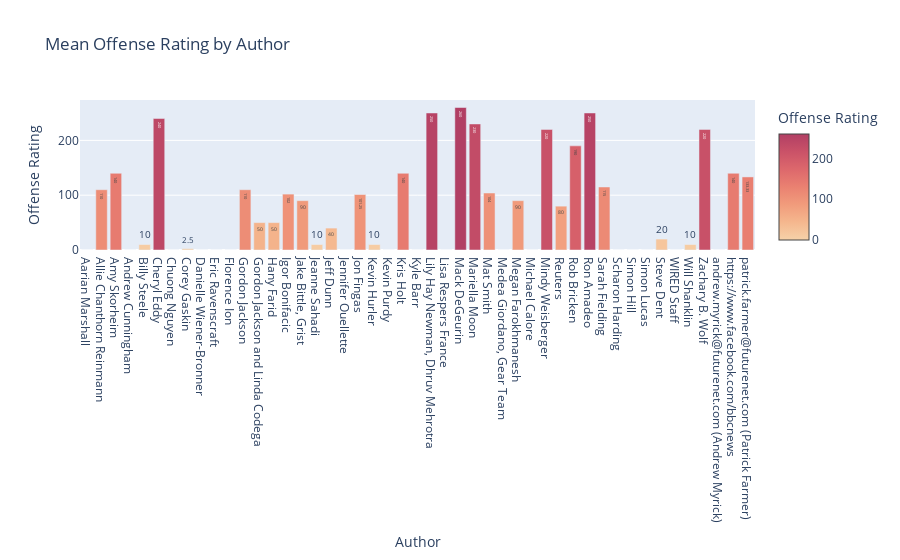

The cell this chart's notebook holds for it:
### Code cell
# group the data by author and calculate the mean offense rating
author_rating = df.groupby('Author')['Offense Rating'].mean()

# create the bar chart
fig = go.Figure(go.Bar(
    x=author_rating.index,
    y=author_rating.values,
    marker=dict(
        color=author_rating.values,
#         colorscale='viridis',
        colorscale='Redor',
        colorbar=dict(
            title='Offense Rating'
        )
    ),
    text=author_rating.values.round(2),
    textposition='auto',
))

# set the chart title and axis labels
fig.update_layout(
    title='Mean Offense Rating by Author',
    xaxis_title='Author',
    yaxis_title='Offense Rating',
)

# show the chart
fig.show()
pyo.plot(fig, filename='author.html')

### Figure 1 — Plotly figure (JSON) as saved in the notebook; plotly's stock layout.template omitted (floating-point values rounded to 4 significant figures)
{"data": [{"marker": {"color": [0, 110, 140, 0, 10, 240, 0, 2.5, 0, 0, 0, 110, 50, 50, 102, 90, 10, 40, 0, 101.2, 10, 0, 140, 0, 250, 0, 260, 230, 104, 0, 90, 0, 220, 80, 190, 250, 115, 0, 0, 0, 20, 0, 10, 220, 0, 140, 133.3], "colorbar": {"title": {"text": "Offense Rating"}}, "colorscale": [[0, "rgb(246, 210, 169)"], [0.1667, "rgb(245, 183, 142)"], [0.3333, "rgb(241, 156, 124)"], [0.5, "rgb(234, 129, 113)"], [0.6667, "rgb(221, 104, 108)"], [0.8333, "rgb(202, 82, 104)"], [1, "rgb(177, 63, 100)"]]}, "text": [0, 110, 140, 0, 10, 240, 0, 2.5, 0, 0, 0, 110, 50, 50, 102, 90, 10, 40, 0, 101.2, 10, 0, 140, 0, 250, 0, 260, 230, 104, 0, 90, 0, 220, 80, 190, 250, 115, 0, 0, 0, 20, 0, 10, 220, 0, 140, 133.3], "textposition": "auto", "type": "bar", "x": ["Aarian Marshall", "Allie Chanthorn Reinmann", "Amy Skorheim", "Andrew Cunningham", "Billy Steele", "Cheryl Eddy", "Chuong Nguyen", "Corey Gaskin", "Danielle Wiener-Bronner", "Eric Ravenscraft", "Florence Ion", "Gordon Jackson", "Gordon Jackson and Linda Codega", "Hany Farid", "Igor Bonifacic", "Jake Bittle, Grist", "Jeanne Sahadi", "Jeff Dunn", "Jennifer Ouellette", "Jon Fingas", "Kevin Hurler", "Kevin Purdy", "Kris Holt", "Kyle Barr", "Lily Hay Newman, Dhruv Mehrotra", "Lisa Respers France", "Mack DeGeurin", "Mariella Moon", "Mat Smith", "Medea Giordano, Gear Team", "Megan Farokhmanesh", "Michael Calore", "Mindy Weisberger", "Reuters", "Rob Bricken", "Ron Amadeo", "Sarah Fielding", "Scharon Harding", "Simon Hill", "Simon Lucas", "Steve Dent", "WIRED Staff", "Will Shanklin", "Zachary B. Wolf", "andrew.myrick@futurenet.com (Andrew Myrick)", "https://www.facebook.com/bbcnews", "patrick.farmer@futurenet.com (Patrick Farmer)"], "y": [0, 110, 140, 0, 10, 240, 0, 2.5, 0, 0, 0, 110, 50, 50, 102, 90, 10, 40, 0, 101.2, 10, 0, 140, 0, 250, 0, 260, 230, 104, 0, 90, 0, 220, 80, 190, 250, 115, 0, 0, 0, 20, 0, 10, 220, 0, 140, 133.3]}], "layout": {"title": {"text": "Mean Offense Rating by Author"}, "xaxis": {"title": {"text": "Author"}}, "yaxis": {"title": {"text": "Offense Rating"}}}}
